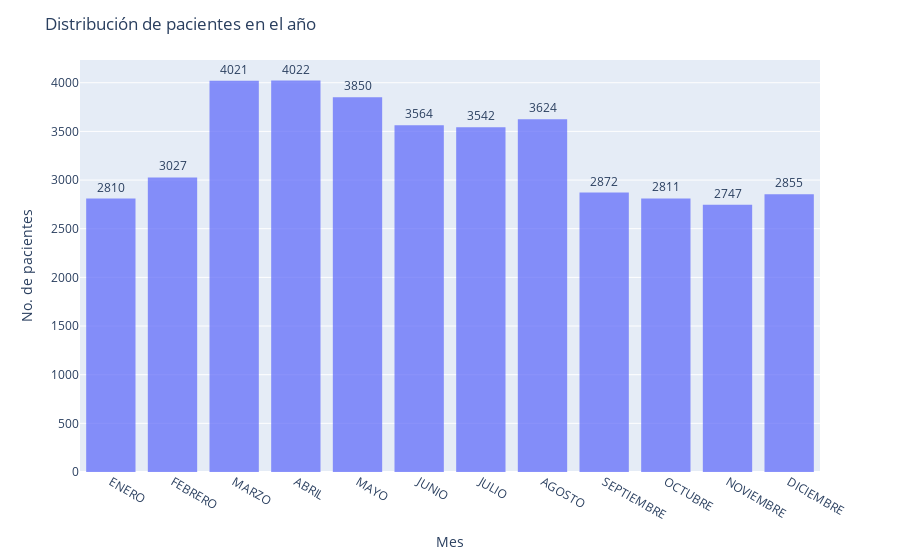

Here is the notebook cell this chart was saved with:
### Markdown cell above
## Mes

### Code cell
month_counts = data['Mes'].value_counts().sort_index()
months_order = ['Enero', 'Febrero', 'Marzo', 'Abril', 'Mayo', 'Junio', 'Julio', 'Agosto', 'Septiembre', 'Octubre', 'Noviembre', 'Diciembre']
max_count = month_counts.max()
value_counts = month_counts.reset_index()
value_counts.columns = ['Mes', 'Count']
# Plot histogram
fig = px.histogram(data, x='Mes', nbins=12, histfunc='count', 
                   hover_data={'Mes':False},
                   opacity=0.75, # Adjust the opacity for better visualization
                   template="plotly", # Dark theme for a more stylish look
                   ) 
fig.update_layout(title='Distribución de pacientes en el año',
                  yaxis_title='No. de pacientes',
                  hovermode=False)

fig.update_traces(texttemplate='%{y}<br>',
                    textposition='outside')
fig.show()

### Figure 1 — Plotly figure (JSON) as saved in the notebook; plotly's stock layout.template omitted (floating-point values rounded to 4 significant figures; data arrays with more than 128 entries replaced by an {"elided": "..."} marker saying what was removed)
{"data": [{"alignmentgroup": "True", "bingroup": "x", "histfunc": "count", "hovertemplate": "count=%{y}<extra></extra>", "legendgroup": "", "marker": {"color": "#636efa", "opacity": 0.75, "pattern": {"shape": ""}}, "name": "", "nbinsx": 12, "offsetgroup": "", "orientation": "v", "showlegend": false, "textposition": "outside", "texttemplate": "%{y}<br>", "type": "histogram", "x": {"elided": "39745 str values"}, "xaxis": "x", "yaxis": "y"}], "layout": {"barmode": "relative", "hovermode": false, "legend": {"tracegroupgap": 0}, "margin": {"t": 60}, "title": {"text": "Distribución de pacientes en el año"}, "xaxis": {"anchor": "y", "domain": [0, 1], "title": {"text": "Mes"}}, "yaxis": {"anchor": "x", "domain": [0, 1], "title": {"text": "No. de pacientes"}}}}
